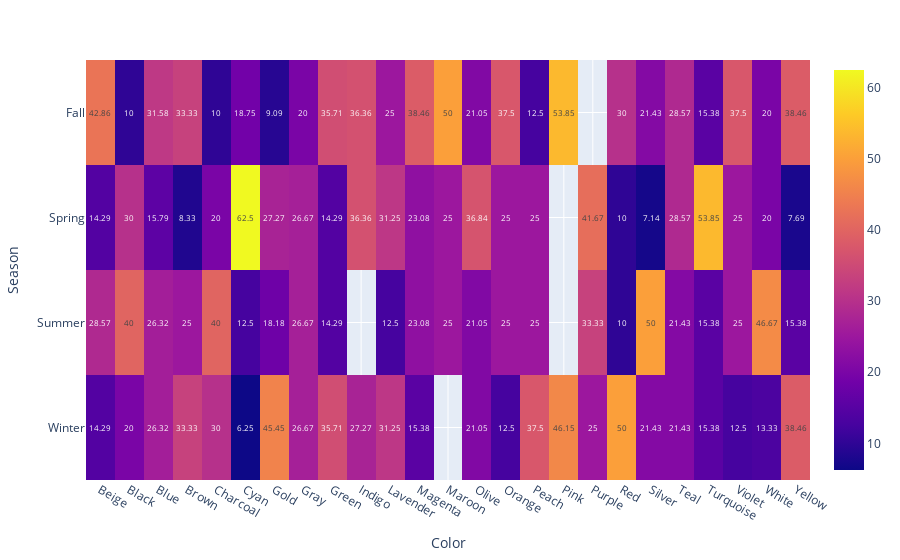

Notebook code cell kept with this figure:
### Code cell
px.imshow(colour_tendency.transpose(), aspect='auto', text_auto=True)

### Figure 1 — Plotly figure (JSON) as saved in the notebook; plotly's stock layout.template omitted (floating-point values rounded to 4 significant figures)
{"data": [{"coloraxis": "coloraxis", "hovertemplate": "Color: %{x}<br>Season: %{y}<br>color: %{z}<extra></extra>", "name": "0", "texttemplate": "%{z}", "type": "heatmap", "x": ["Beige", "Black", "Blue", "Brown", "Charcoal", "Cyan", "Gold", "Gray", "Green", "Indigo", "Lavender", "Magenta", "Maroon", "Olive", "Orange", "Peach", "Pink", "Purple", "Red", "Silver", "Teal", "Turquoise", "Violet", "White", "Yellow"], "xaxis": "x", "y": ["Fall", "Spring", "Summer", "Winter"], "yaxis": "y", "z": [[42.86, 10, 31.58, 33.33, 10, 18.75, 9.09, 20, 35.71, 36.36, 25, 38.46, 50, 21.05, 37.5, 12.5, 53.85, null, 30, 21.43, 28.57, 15.38, 37.5, 20, 38.46], [14.29, 30, 15.79, 8.33, 20, 62.5, 27.27, 26.67, 14.29, 36.36, 31.25, 23.08, 25, 36.84, 25, 25, null, 41.67, 10, 7.14, 28.57, 53.85, 25, 20, 7.69], [28.57, 40, 26.32, 25, 40, 12.5, 18.18, 26.67, 14.29, null, 12.5, 23.08, 25, 21.05, 25, 25, null, 33.33, 10, 50, 21.43, 15.38, 25, 46.67, 15.38], [14.29, 20, 26.32, 33.33, 30, 6.25, 45.45, 26.67, 35.71, 27.27, 31.25, 15.38, null, 21.05, 12.5, 37.5, 46.15, 25, 50, 21.43, 21.43, 15.38, 12.5, 13.33, 38.46]]}], "layout": {"coloraxis": {"colorscale": [[0, "#0d0887"], [0.1111, "#46039f"], [0.2222, "#7201a8"], [0.3333, "#9c179e"], [0.4444, "#bd3786"], [0.5556, "#d8576b"], [0.6667, "#ed7953"], [0.7778, "#fb9f3a"], [0.8889, "#fdca26"], [1, "#f0f921"]]}, "margin": {"t": 60}, "xaxis": {"anchor": "y", "domain": [0, 1], "title": {"text": "Color"}}, "yaxis": {"anchor": "x", "autorange": "reversed", "domain": [0, 1], "title": {"text": "Season"}}}}
